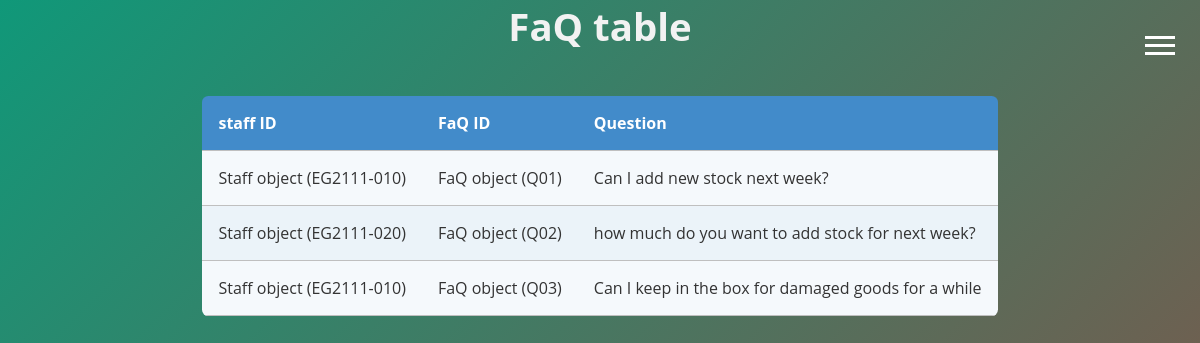
The page /Easy_Go/faqtable on the database its author committed.
### EasyGo/models.py (models this page shows)
class FaQ_management(models.Model):
    faqID = models.ForeignKey(FaQ, on_delete=models.CASCADE, null=True)
    staffID = models.ForeignKey(Staff, on_delete=models.CASCADE, null=True)
    question = models.TextField(null=True)

class Staff(models.Model):
    staffID = models.CharField(max_length=10, primary_key=True)
    staffName = models.TextField(max_length=100)
    staffPhoneNumber = models.CharField(max_length=11)
    staffPassword = models.CharField(max_length=9, default='null')

class FaQ(models.Model):
    faqID = models.CharField(max_length=3, primary_key=True)

### EasyGo/views.py (the view)
# urls.py: path("faqtable", views.faqtable, name="faqtable"),
def faqtable(request):
    allfaq = FaQ_management.objects.all()
    dict={
        'allfaq': allfaq
    }
    return render (request,'faqtable.html',dict)

### EasyGo/templates/faqtable.html (shortened to what this page needs)
<html lang="en">
<head>
</head>
<body>
    <center><h1>FaQ table</h1></center><br><br>
    <table class="rwd-table">
        <tr>
            <td><strong>staff ID</strong></td>
            <td><strong>FaQ ID</strong></td>
            <td><strong>Question</strong></td>
        </tr>
        {% for data in allfaq %}
            <tr>
                <td>{{data.staffID}}</td>
                <td>{{data.faqID}}</td>
                <td>{{data.question}}</td>
            </tr>
        {% endfor %}
    </table>
    <br><br>
    <label for="active" class="menu-btn"><span></span></label>
</body>
</html>

### EasyGo/templates/faqtable.html (style rules this page uses)
* { margin: 0; padding: 0; box-sizing: border-box; font-family: 'Lato', sans-serif; font-family: 'Oswald', sans-serif; }
h1 { color: white }
html, body { width: 100%; height:100%; }
body { background: linear-gradient(-45deg, #d84c22, #6855c7e6, #b13834, #109879); background-size: 400% 400%; animation: gradient 8s ease infinite; }
.menu-btn { position: absolute; z-index: 2; right: 20px; top: 20px; height: 50px; width: 50px; text-align: center; line-height: 50px; border-radius: 50%; font-size: 20px; transition: all 0.3s ease-in-out; }
.menu-btn span, .menu-btn:before, .menu-btn:after { content: ""; position: absolute; top: calc(50% - 1px); left: 30%; width: 60%; border-bottom: 3px solid white; transition: transform .6s cubic-bezier(0.215, 0.61, 0.355, 1); }
.menu-btn:before { transform: translateY(-8px); }
.menu-btn:after { transform: translateY(8px); }
* { font-family: 'Open Sans', sans-serif; }
.rwd-table { margin: auto; min-width: 300px; max-width: 100%; border-collapse: collapse; }
.rwd-table tr:first-child { border-top: none; background: #428bca; color: #fff; }
.rwd-table tr { border-top: 1px solid #ddd; border-bottom: 1px solid #ddd; background-color: #f5f9fc; }
.rwd-table tr:nth-child(odd):not(:first-child) { background-color: #ebf3f9; }
.rwd-table td { display: block; }
.rwd-table td:first-child { margin-top: .5em; }
.rwd-table td:last-child { margin-bottom: .5em; }
.rwd-table td:before { content: attr(data-th) ": "; font-weight: bold; width: 120px; display: inline-block; color: #000; }
.rwd-table th, .rwd-table td { text-align: left; }
.rwd-table { color: #333; border-radius: .4em; overflow: hidden; }
.rwd-table tr { border-color: #bfbfbf; }
.rwd-table th, .rwd-table td { padding: .5em 1em; }
@media screen and (min-width: 600px) { .rwd-table td:before { display: none; } }
@media screen and (min-width: 600px) { .rwd-table th, .rwd-table td { display: table-cell; padding: .25em .5em; } }
@media screen and (min-width: 600px) { .rwd-table th:first-child, .rwd-table td:first-child { padding-left: 0; } }
@media screen and (min-width: 600px) { .rwd-table th:last-child, .rwd-table td:last-child { padding-right: 0; } }
@media screen and (min-width: 600px) { .rwd-table th, .rwd-table td { padding: 1em !important; } }
h1 { text-align: center; font-size: 2.4em; color: #f2f2f2; }

### rows shown on the page
FaQ_management: staffID "Staff object (EG2111-010)", faqID "FaQ object (Q01)", question "Can I add new stock next week?"
FaQ_management: staffID "Staff object (EG2111-020)", faqID "FaQ object (Q02)", question "how much do you want to add stock for next week?"
FaQ_management: staffID "Staff object (EG2111-010)", faqID "FaQ object (Q03)", question "Can I keep in the box for damaged goods for a while"
